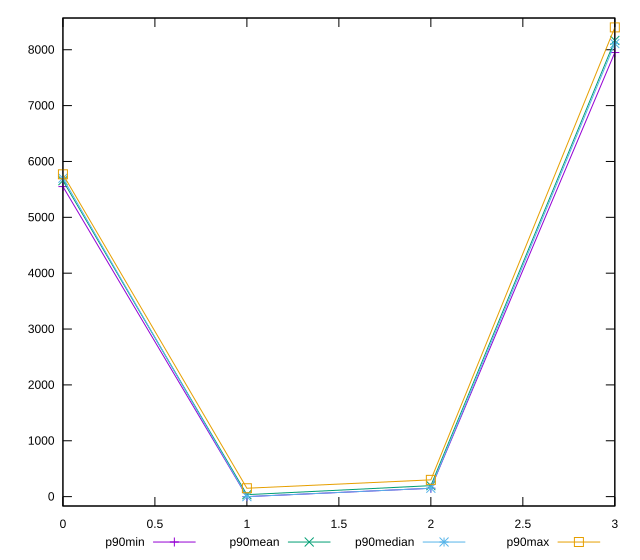

Generate this figure with gnuplot:
reset

$p90Min <<EOF
0 5550
1 0
2 150
3 7950
EOF

$p90Mean <<EOF
0 5656.808510638298
1 35.1063829787234
2 196.27659574468086
3 8166.595744680851
EOF

$p90Median <<EOF
0 5700
1 0
2 150
3 8110
EOF

$p90Max <<EOF
0 5770
1 150
2 300
3 8400
EOF

set key outside below
set xrange [0:3]
set yrange [-168:8568]
set trange [-168:8568]
set terminal svg size 640, 560 enhanced background rgb 'white'
set output "reports/report_00032_2021-02-25T10-28-15.087Z/uses-text-compression/progression/value.svg"

plot $p90Min title "p90min" with linespoints, \
     $p90Mean title "p90mean" with linespoints, \
     $p90Median title "p90median" with linespoints, \
     $p90Max title "p90max" with linespoints

reset
